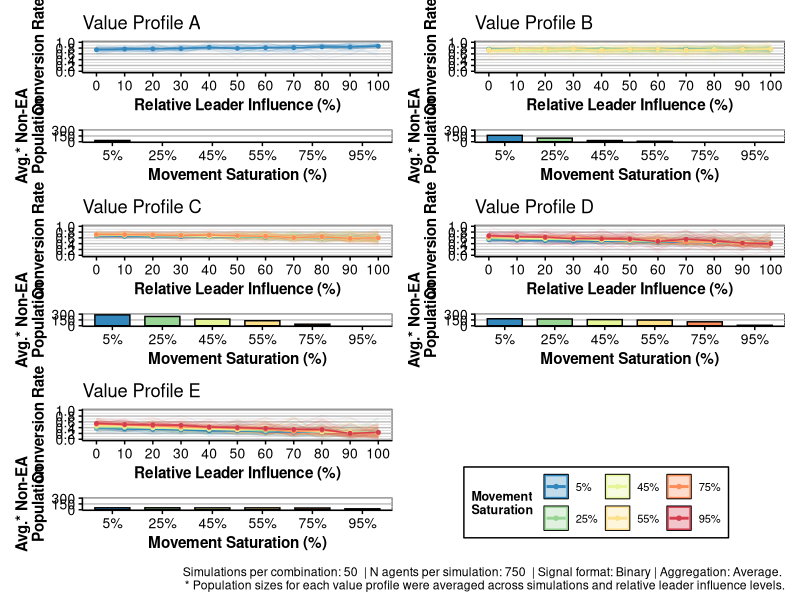
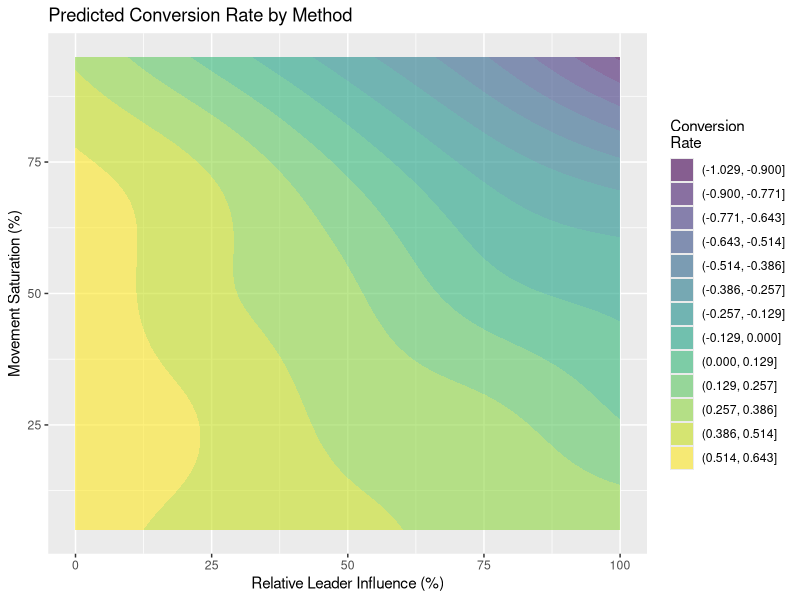
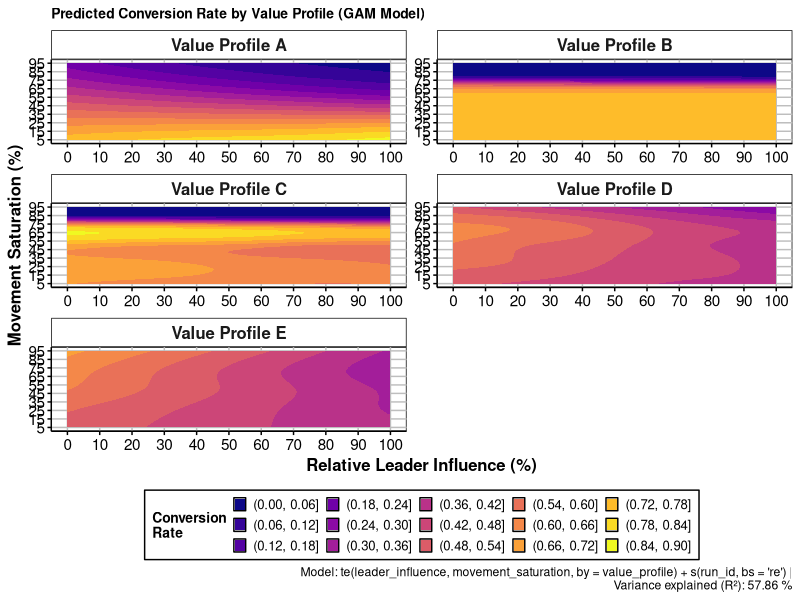
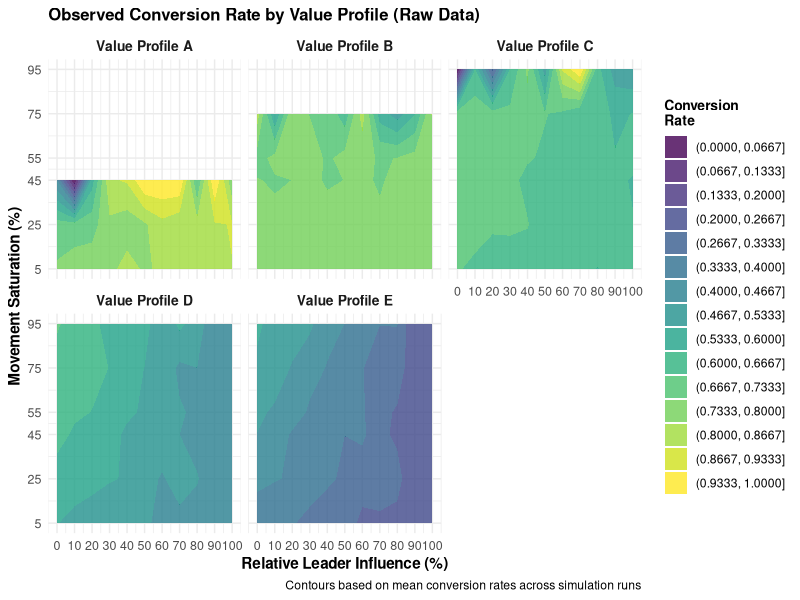

The R script that drew these images, in order:
# ==============================================================================
# LEADER INFLUENCE ANALYSIS: Movement Saturation and Value Profile Effects
# ==============================================================================

# ------------------------------------------------------------------------------
# SETUP AND DATA LOADING
# ------------------------------------------------------------------------------

# Load required libraries
library(tidyverse)
library(RColorBrewer)
library(patchwork)
library(cowplot)
library(mgcv)
library(viridis)

# Read the data
df <- read_csv("V2 data and figures/sweep_data.csv")

# Basic data preparation
df$n_agents <- factor(df$n_agents)

df <- df |>
  mutate(
    total_converted = converted_A + converted_B + converted_C + converted_D + converted_E,
    total_agents = total_A + total_B + total_C + total_D + total_E,
    total_unconverted = total_agents - total_converted
  )

# Create signal representation labels
df$signal_rep_label <- case_when(
  df$signal_representation == 'binary' ~ 'Binary Signals',
  df$signal_representation == 'categorical-dirichlet' ~ 'Categorical Signals',
  TRUE ~ df$signal_representation
)

# ------------------------------------------------------------------------------
# ANALYSIS 1: OVERALL LEADER INFLUENCE BY MOVEMENT SATURATION
# ------------------------------------------------------------------------------

# Create binned movement saturation variable
df_binned <- df |>
  filter(movement_saturation %in% c(5, 25, 45, 55, 75, 95)) |>
  mutate(mov_sat_bin = factor(paste0(movement_saturation, "%"), 
                              levels = c("5%", "25%", "45%", "55%", "75%", "95%")))

# Calculate summary statistics for leader influence analysis
summary_df_leader <- df_binned |>
  group_by(n_agents, relative_leader_influence, mov_sat_bin) |>
  summarise(mean_cr = mean(conversion_rate), 
            sd_cr = sd(conversion_rate), 
            .groups = "drop") |>
  mutate(ribbon_upper = ifelse(mean_cr + sd_cr > 1, 1, mean_cr + sd_cr),
         ribbon_lower = ifelse(mean_cr - sd_cr < 0, 0, mean_cr - sd_cr))

# Get metadata for captions
runs_per_combo <- max(df$run_id)
n_agents_value <- df$n_agents[1]

# Create main leader influence plot
p1 <- ggplot() +
  geom_line(data = df_binned, 
            aes(x = relative_leader_influence, y = conversion_rate, 
                color = mov_sat_bin, 
                group = interaction(run_id, mov_sat_bin)), 
            alpha = 0.2) +
  geom_ribbon(data = summary_df_leader, 
              aes(x = relative_leader_influence, 
                  ymin = ribbon_lower, 
                  ymax = ribbon_upper, 
                  fill = mov_sat_bin), 
              alpha = 0.3) +
  geom_line(data = summary_df_leader, 
            aes(x = relative_leader_influence, y = mean_cr, color = mov_sat_bin), 
            linewidth = 1.2) +
  geom_point(data = summary_df_leader, 
             aes(x = relative_leader_influence, y = mean_cr, color = mov_sat_bin), 
             size = 1.5) +
  scale_x_continuous(breaks = unique(df$relative_leader_influence), 
                     limits = c(0, 100)) +
  scale_y_continuous(breaks = seq(0, 1, 0.2), 
                     limits = c(0, 1)) +
  scale_color_brewer(type = "qual", palette = "Spectral", name = "Movement \nSaturation") +
  scale_fill_brewer(type = "qual", palette = "Spectral", name = "Movement \nSaturation") +
  labs(x = "Relative Leader Influence (%)", 
       y = "Conversion Rate", 
       caption = paste("Simulations per combination:", runs_per_combo, 
                       " | Number of agents:", n_agents_value, 
                       " | Signal representation: Binary |\nAggregation method: Average"),
       title = "Leader Influence Effect by Movement Saturation") +
  theme(panel.background = element_rect(fill = "white", color = "black"),
        panel.grid.major.y = element_line(color = "grey"),
        panel.grid.minor.y = element_line(color = "lightgrey"),
        panel.grid.minor.x = element_line(color = NA),          
        panel.grid.major.x = element_line(color = NA),
        strip.background = element_rect(fill = "white", color = "black"),
        strip.text = element_text(size = 11, face = "bold"),
        axis.line = element_line(color = "black"),
        axis.ticks = element_line(color = "black"),
        axis.text = element_text(color = "black", size = 10),
        axis.title = element_text(face = "bold", size = 11),
        title = element_text(size = 10),
        plot.caption = element_text(hjust = 0, size = 9),
        legend.background = element_rect(fill = "white", color = "black"),
        legend.position = "bottom")

# Save the main analysis plot
# ggsave("fig4.png", p1, 
#        width = 15.9, height = 16, dpi = 600, units = "cm")

# ------------------------------------------------------------------------------
# ANALYSIS 2: VALUE PROFILE-SPECIFIC EFFECTS
# ------------------------------------------------------------------------------

# Data preparation for value profile analysis
df_long <- df |>
  rename(conversion_rate_total = conversion_rate) |>
  pivot_longer(
    cols = matches("(conversion_rate|converted|total)_[A-Z]$"),
    names_to = c(".value", "value_profile"),
    names_pattern = "(conversion_rate|converted|total)_([A-Z])",
    values_to = c("conversion_rate", "converted", "total")
  ) |>
  # Filter out profiles that don't have complete conversion rates across 
  # relative_leader_influence within each movement_saturation level
  group_by(value_profile, movement_saturation) |>
  filter(all(!is.na(conversion_rate))) |>
  ungroup()

# Create binned movement saturation variable for long format
df_binned_long <- df_long |>
  filter(movement_saturation %in% c(5, 25, 45, 55, 75, 95)) |>
  mutate(mov_sat_bin = factor(paste0(movement_saturation, "%"), 
                              levels = c("5%", "25%", "45%", "55%", "75%", "95%")))

# Create summary statistics for the long format
summary_df_leader_long <- df_binned_long |>
  group_by(relative_leader_influence, mov_sat_bin, value_profile) |>
  summarise(
    mean_cr = mean(conversion_rate, na.rm = TRUE),
    sd_cr = sd(conversion_rate, na.rm = TRUE),
    n = n(),
    se_cr = sd_cr / sqrt(n),
    ribbon_lower = pmax(0, mean_cr - 1.96 * se_cr),
    ribbon_upper = pmin(1, mean_cr + 1.96 * se_cr),
    # Also summarize the raw counts
    mean_converted = mean(converted, na.rm = TRUE),
    mean_total = mean(total, na.rm = TRUE),
    .groups = 'drop'
  )

# PLOTTING FUNCTIONS ------------------------------------------------------------------------------

#Function to create a plot for a specific value profile with manual marginals
create_profile_plot_with_marginal <- function(profile_name, 
                                              show_legend = TRUE, 
                                              show_title = TRUE, 
                                              max_total = NULL, 
                                              marginal_type = "detailed") {
  
  # Filter data for the specific value profile
  df_binned_profile <- df_binned_long |> 
    filter(value_profile == profile_name)
  
  summary_df_profile <- summary_df_leader_long |> 
    filter(value_profile == profile_name)
  
  # Create the main plot
  main_plot <- ggplot(data = summary_df_profile, 
                      aes(x = relative_leader_influence, y = mean_cr)) +
    geom_line(data = df_binned_profile, 
              aes(x = relative_leader_influence, y = conversion_rate, 
                  color = mov_sat_bin, 
                  group = interaction(run_id, mov_sat_bin)), 
              alpha = 0.1, linewidth = 0.25) +
    geom_ribbon(aes(ymin = ribbon_lower, 
                    ymax = ribbon_upper, 
                    fill = mov_sat_bin), 
                alpha = 0.3) +
    geom_line(aes(color = mov_sat_bin), linewidth = 0.5) +
    geom_point(aes(color = mov_sat_bin), size = 1) +
    scale_x_continuous(breaks = c(0, 10, 20, 30, 40, 50, 60, 70, 80, 90, 100), 
                       limits = c(0, 100)) +
    scale_y_continuous(breaks = seq(0, 1, 0.2), 
                       limits = c(0, 1)) +
    scale_color_brewer(type = "qual", palette = "Spectral", direction = -1, 
                       name = "Movement \nSaturation",
                       limits = c("5%", "25%", "45%", "55%", "75%", "95%"),
                       labels = c("5%", "25%", "45%", "55%", "75%", "95%")) +
    scale_fill_brewer(type = "qual", palette = "Spectral", direction = -1, 
                      name = "Movement \nSaturation",
                      limits = c("5%", "25%", "45%", "55%", "75%", "95%"),
                      labels = c("5%", "25%", "45%", "55%", "75%", "95%")) +
    labs(x = "Relative Leader Influence (%)", 
         y = "\nConversion Rate") +
    theme(panel.background = element_rect(fill = "white", color = "black"),
          panel.grid.major.y = element_line(color = "grey"),
          panel.grid.minor.y = element_line(color = "lightgrey"),
          panel.grid.minor.x = element_line(color = NA),          
          panel.grid.major.x = element_line(color = NA),
          strip.background = element_rect(fill = "white", color = "black"),
          strip.text = element_text(size = 11, face = "bold"),
          axis.line = element_line(color = "black"),
          axis.ticks = element_line(color = "black"),
          axis.text = element_text(color = "black", size = 10),
          axis.title = element_text(face = "bold", size = 11),
          legend.background = element_rect(fill = "white", color = "black"))
  
  # Create marginal histogram using geom_col with total counts
  # Create marginal data based on type
  if (marginal_type == "summary") {
    # Summary version: aggregate across all leader influence levels
    marginal_data <- df_long |>
      filter(value_profile == profile_name,
             movement_saturation %in% c(5, 25, 45, 55, 75, 95)) |>
      mutate(mov_sat_bin = factor(paste0(movement_saturation, "%"), 
                                  levels = c("5%", "25%", "45%", "55%", "75%", "95%"))) |>
      group_by(mov_sat_bin) |>
      summarise(total_count = mean(total, na.rm = TRUE), .groups = 'drop') |>
      # Ensure all movement saturation levels are present (even with 0 counts)
      complete(mov_sat_bin = factor(c("5%", "25%", "45%", "55%", "75%", "95%"), 
                                    levels = c("5%", "25%", "45%", "55%", "75%", "95%")), 
               fill = list(total_count = NA)) |>
      # Ensure factor levels are preserved for consistent coloring
      mutate(mov_sat_bin = factor(mov_sat_bin, levels = c("5%", "25%", "45%", "55%", "75%", "95%")))
    
    marginal_plot <- ggplot(marginal_data, 
                            aes(x = mov_sat_bin, y = total_count, 
                                fill = mov_sat_bin)) +
      geom_col(color = "black", width = 0.7) +  # Add explicit width
      scale_fill_brewer(type = "qual", palette = "Spectral", direction = -1, 
                        limits = c("5%", "25%", "45%", "55%", "75%", "95%"),
                        guide = "none") +
      labs(x = "Movement Saturation (%)", y = "Avg.* Non-EA\nPopulation") +
      theme(      panel.background = element_rect(fill = "white", color = "black"),
                  panel.grid.major.y = element_line(color = "grey"),
                  panel.grid.minor.x = element_line(color = NA),          
                  panel.grid.major.x = element_line(color = NA),
                  strip.background = element_rect(fill = "white", color = "black"),
                  strip.text = element_text(size = 11, face = "bold"),
                  axis.line = element_line(color = "black"),
                  axis.ticks = element_line(color = "black"),
                  axis.text = element_text(color = "black", size = 10),
                  axis.title = element_text(face = "bold", size = 11),
                  legend.background = element_rect(fill = "white", color = "black"))
  } else {
    # Detailed version: show bars for each leader influence level (original)
    marginal_data <- df_long |>
      filter(value_profile == profile_name,
             movement_saturation %in% c(5, 25, 45, 55, 75, 95)) |>
      mutate(mov_sat_bin = factor(paste0(movement_saturation, "%"), 
                                  levels = c("5%", "25%", "45%", "55%", "75%", "95%"))) |>
      group_by(relative_leader_influence, mov_sat_bin) |>
      summarise(total_count = sum(total, na.rm = TRUE), .groups = 'drop') |>
      # Ensure factor levels are preserved for consistent coloring
      mutate(mov_sat_bin = factor(mov_sat_bin, levels = c("5%", "25%", "45%", "55%", "75%", "95%")))
    
    marginal_plot <- ggplot(marginal_data, 
                            aes(x = relative_leader_influence, y = total_count, 
                                fill = mov_sat_bin)) +
      geom_col(position = "dodge", color = "black") +
      scale_fill_brewer(type = "qual", palette = "Spectral", direction = -1, 
                        limits = c("5%", "25%", "45%", "55%", "75%", "95%"),
                        guide = "none") +
      scale_x_continuous(breaks = c(0, 10, 20, 30, 40, 50, 60, 70, 80, 90, 100), 
                         limits = c(0, 100)) +
      labs(x = "Movement Saturation (%)", y = "Population\nsize") +
      theme(panel.background = element_rect(fill = "white", color = "black"),    
            panel.grid.major.y = element_line(color = "grey"),
            panel.grid.minor.x = element_line(color = NA),          
            panel.grid.major.x = element_line(color = NA),
            strip.background = element_rect(fill = "white", color = "black"),
            strip.text = element_text(size = 11, face = "bold"),
            axis.line = element_line(color = "black"),
            axis.ticks = element_line(color = "black"),
            axis.text = element_text(color = "black", size = 10),
            axis.title = element_text(face = "bold", size = 11),
            legend.background = element_rect(fill = "white", color = "black"))
  }
  
  # Set consistent y-scale for marginal plots if max_total is provided
  if (!is.null(max_total)) {
      marginal_plot <- marginal_plot + 
        scale_y_continuous(limits = c(0, max_total), 
                           breaks = seq(0, max_total, length.out = 3))
  }
  
  # Add title to marginal plot if requested
  if (show_title) {
    main_plot <- main_plot + ggtitle(paste("Value Profile", profile_name))
  }
  
  # Show/hide legend
  if (!show_legend) {
    main_plot <- main_plot + theme(legend.position = "none")
  } else {
    main_plot <- main_plot + theme(legend.position = "right")
  }
  
  # Combine plots using patchwork
  combined <-  main_plot / marginal_plot +plot_layout(heights = c(2.5, 1))
  
  return(combined)
}

# CREATE VALUE PROFILE PLOTS------------------------------------------------------------------------------

# Configuration
max_total_count <- 750 * 0.4
profiles <- unique(df_long$value_profile)

# Create individual plots for each value profile
plot_list <- list()
for (i in seq_along(profiles)) {
  plot_with_marginal <- create_profile_plot_with_marginal(
    profiles[i], 
    show_legend = FALSE,  # Never show legend on individual plots
    show_title = TRUE,
    max_total = max_total_count,
    marginal_type = "summary"  # Use "summary" for aggregated marginal, "detailed" for original
  )
  
  plot_list[[i]] <- plot_with_marginal
}

# CREATE LEGEND FOR VALUE PROFILE ANALYSIS ------------------------------------------------------------------------------


# Create dummy data for legend
legend_data <- data.frame(
  x = 1:6,
  y = 1:6,
  mov_sat_bin = factor(c("5%", "25%", "45%", "55%", "75%", "95%"), 
                       levels = c("5%", "25%", "45%", "55%", "75%", "95%"))
)

# Create legend plot
legend_plot <- ggplot(legend_data, aes(x = x, y = y, color = mov_sat_bin)) +
  geom_point(size = 1.2) +
  geom_line(size = 1) +
  geom_density(aes(x = x, fill = mov_sat_bin), alpha = 0.3) +
  scale_color_brewer(type = "qual", palette = "Spectral", direction = -1, 
                     name = "Movement \nSaturation",
                     limits = c("5%", "25%", "45%", "55%", "75%", "95%"),
                     labels = c("5%", "25%", "45%", "55%", "75%", "95%")) +
  scale_fill_brewer(type = "qual", palette = "Spectral", direction = -1, 
                    name = "Movement \nSaturation",
                    limits = c("5%", "25%", "45%", "55%", "75%", "95%"),
                    labels = c("5%", "25%", "45%", "55%", "75%", "95%")) +
  theme(panel.background = element_rect(fill = "white", color = "black"),
        panel.grid.major.y = element_line(color = "grey"),
        panel.grid.minor.y = element_line(color = "lightgrey"),
        panel.grid.minor.x = element_line(color = NA),          
        panel.grid.major.x = element_line(color = NA),
        strip.background = element_rect(fill = "white", color = "black"),
        strip.text = element_text(size = 11, face = "bold"),
        axis.line = element_line(color = "black"),
        axis.ticks = element_line(color = "black"),
        axis.text = element_text(color = "black", size = 10),
        axis.title = element_text(face = "bold", size = 11),
        title = element_text(size = 10),
        legend.position = "right",
        legend.background = element_rect(fill = "white", color = "black"),
        legend.title = element_text(face = "bold", size = 9),
        legend.text = element_text(size = 8),
        legend.direction = "horizontal")

# Extract and position legend
legend <- get_legend(legend_plot)
smaller_legend <- plot_spacer() / legend  + plot_layout(heights = c(1, 2))
plot_list[[6]] <- smaller_legend

# COMBINE AND SAVE VALUE PROFILE ANALYSIS ------------------------------------------------------------------------------

# Combine all plots
combined_plot <- wrap_plots(plot_list, ncol = 2)

# Add overall title and caption
final_plot <- combined_plot + 
  plot_annotation(
    caption = paste("Simulations per combination:", runs_per_combo, 
                    " | N agents per simulation:", n_agents_value,
                    " | Signal format: Binary | Aggregation: Average.",
                    "\n* Population sizes for each value profile were averaged across simulations and relative leader influence levels.")
  )

# Display and save the value profile analysis
print(final_plot)

# ggsave("fig5.png", final_plot, 
#        width = 15.9, height = 24, dpi = 600, units = "cm")

# ------------------------------------------------------------------------------
# ANALYSIS 3: GAMs and contour plots across value profiles
# ------------------------------------------------------------------------------
gam_1 <- gam(cbind(total_converted, total_unconverted) ~ 
               te(relative_leader_influence, movement_saturation) + 
               s(run_id, bs = "re"),
             family = binomial,
             data = df)

# Check the summary of the GAM model
summary(gam_1)

# Plot the GAM model results ----
# Create a grid for prediction
leader_seq <- seq(0, 100, length.out = 50)
movement_seq <- seq(5, 95, length.out = 50)

# grid
grid_all <- expand.grid(
  relative_leader_influence = leader_seq,
  movement_saturation = movement_seq,
  run_id = runif(1, min = 1, max = 50)       # Fix at reference
)

pred_all <- predict(gam_1, newdata = grid_all)
plot_data<- cbind(grid_all, prediction = pred_all)

# Create contour plots
ggplot(plot_data, aes(x = relative_leader_influence, 
                               y = movement_saturation, 
                               z = prediction)) +
  geom_contour_filled(bins = 15, alpha = 0.6) +
  scale_fill_viridis_d(name = "Conversion\nRate") +
  labs(x = "Relative Leader Influence (%)", 
       y = "Movement Saturation (%)",
       title = "Predicted Conversion Rate by Method")

# ------------------------------------------------------------------------------
# ANALYSIS 4: GAMs and contour plots by value profiles
# ------------------------------------------------------------------------------
# Fit GAM model with value profile interactions using binomial family
gam_2 <- gam(cbind(converted, total - converted) ~ 
               te(relative_leader_influence, movement_saturation, by = factor(value_profile)) + 
               s(run_id, bs = "re"),
             family = binomial, 
             data = df_long)

# Check the summary of the GAM model
summary(gam_2)

# Create prediction grids for contour plots
leader_seq <- seq(0, 100, length.out = 50)
movement_seq <- seq(5, 95, length.out = 50)

# Get available value profiles
available_profiles <- unique(df_long$value_profile)

# Create prediction grids for each value profile
prediction_data_list <- list()

for (profile in available_profiles) {
  grid_profile <- expand.grid(
    relative_leader_influence = leader_seq,
    movement_saturation = movement_seq,
    value_profile = profile,
    run_id = 1  # Fix at reference
  )
  
  # Make predictions (on response scale for proportions)
  pred_profile <- predict(gam_2, newdata = grid_profile, type = "response")
  
  # Store in list
  prediction_data_list[[profile]] <- cbind(grid_profile, prediction = pred_profile)
}

# Combine all prediction data
plot_data_combined <- do.call(rbind, prediction_data_list)

# Create contour plots for all value profiles
contour_plot <- ggplot(plot_data_combined, aes(x = relative_leader_influence, 
                                               y = movement_saturation, 
                                               z = prediction)) +
  geom_contour_filled(bins = 15) +
  facet_wrap(~ paste("Value Profile", value_profile), ncol = 2, axes ="all") +
  scale_y_continuous(limits = c(5, 95), breaks = seq(5,95, 10))+
  scale_x_continuous(limits = c(0, 100), breaks = seq(0, 100, 10)) +
  scale_fill_viridis_d(name = "Conversion\nRate", option = "plasma") +
  labs(x = "Relative Leader Influence (%)", 
       y = "Movement Saturation (%)",
       title = "Predicted Conversion Rate by Value Profile (GAM Model)",
       caption = paste0("Model: te(leader_influence, movement_saturation, by = value_profile) + s(run_id, bs = 're') |\n Variance explained (R²): ", 
                        round(summary(gam_2)$r.sq * 100, 2), " %")
       )+
  theme(panel.background = element_rect(fill = "white", color = "black"),
        panel.grid.major = element_line(color = "grey"),
        panel.grid.minor = element_blank(),
        strip.background = element_rect(fill = "white", color = "black"),
        strip.text = element_text(size = 12, face = "bold"),
        axis.line = element_line(color = "black"),
        axis.ticks = element_line(color = "black"),
        axis.text = element_text(color = "black", size = 11),
        axis.title = element_text(size = 12, face = "bold"),
        plot.title = element_text(size = 10, face = "bold"),
        legend.key.size = unit(0.3, "cm"),
        legend.background = element_rect(fill = "white", color = "black"),
        legend.text = element_text(size = 9.5),
        legend.title = element_text(size = 10, face = "bold"),
        legend.position = "bottom")

# Display the contour plot
print(contour_plot)

# Save the contour plot
# ggsave("fig6.png", contour_plot, 
#        width = 15.6, height = 19.5, dpi = 600, units = "cm")

# ------------------------------------------------------------------------------
# RAW DATA CONTOUR PLOTS (Alternative to GAM predictions)
# ------------------------------------------------------------------------------

# Create contour plots from raw data
# First, create a summary of the raw data by averaging across runs
raw_data_summary <- df |>
  rename(conversion_rate_total = conversion_rate) |>
  pivot_longer(
    cols = matches("(conversion_rate|converted|total)_[A-Z]$"),
    names_to = c(".value", "value_profile"),
    names_pattern = "(conversion_rate|converted|total)_([A-Z])",
    values_to = c("conversion_rate", "converted", "total")
  ) |>
  group_by(relative_leader_influence, movement_saturation, value_profile) |>
  summarise(
    mean_conversion_rate = mean(conversion_rate, na.rm = TRUE),
    n_obs = n(),
    .groups = 'drop'
  )

# Create raw data contour plots
raw_contour_plot <- ggplot(raw_data_summary, aes(x = relative_leader_influence, 
                                                 y = movement_saturation, 
                                                 z = mean_conversion_rate)) +
  geom_contour_filled(bins = 15, alpha = 0.8) +
  facet_wrap(~ paste("Value Profile", value_profile), ncol = 3) +
  scale_y_continuous(limits = c(5, 95), breaks = c(5,25,45,55,75,95))+
  scale_x_continuous(limits = c(0, 100), breaks = seq(0, 100, 10)) +
  scale_fill_viridis_d(name = "Conversion\nRate") +
  labs(x = "Relative Leader Influence (%)", 
       y = "Movement Saturation (%)",
       title = "Observed Conversion Rate by Value Profile (Raw Data)",
       caption = "Contours based on mean conversion rates across simulation runs") +
  theme_minimal() +
  theme(strip.text = element_text(size = 10, face = "bold"),
        axis.text = element_text(size = 9),
        axis.title = element_text(size = 11, face = "bold"),
        plot.title = element_text(size = 12, face = "bold"),
        legend.title = element_text(size = 10, face = "bold"))

# Display the raw data contour plot
print(raw_contour_plot)

# Save the raw data contour plot
# ggsave("raw_data_contour_plots_value_profiles.png", raw_contour_plot, 
#        width = 20, height = 15, dpi = 600, units = "cm")

# ==============================================================================
# END OF SCRIPT
# ==============================================================================